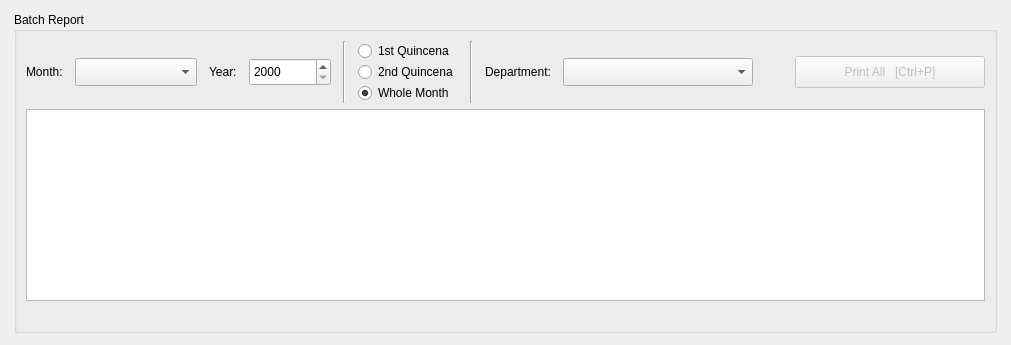
         <widget class="QWidget" name="pageBatch">
          <layout class="QVBoxLayout" name="pageBatchLayout">
           <property name="leftMargin">
            <number>14</number>
           </property>
           <property name="topMargin">
            <number>12</number>
           </property>
           <property name="rightMargin">
            <number>14</number>
           </property>
           <property name="bottomMargin">
            <number>12</number>
           </property>
           <item>
            <widget class="QGroupBox" name="grpBatch">
             <property name="title">
              <string>Batch Report</string>
             </property>
             <layout class="QVBoxLayout" name="batchLayout">
              <item>
               <layout class="QHBoxLayout" name="batchControls">
                <property name="spacing">
                 <number>12</number>
                </property>
                <item>
                 <widget class="QLabel" name="lblBatchMonth">
                  <property name="text">
                   <string>Month:</string>
                  </property>
                 </widget>
                </item>
                <item>
                 <widget class="QComboBox" name="cboBatchMonth">
                  <property name="minimumSize">
                   <size>
                    <width>122</width>
                    <height>28</height>
                   </size>
                  </property>
                 </widget>
                </item>
                <item>
                 <widget class="QLabel" name="lblBatchYear">
                  <property name="text">
                   <string>Year:</string>
                  </property>
                 </widget>
                </item>
                <item>
                 <widget class="QSpinBox" name="spinBatchYear">
                  <property name="minimumSize">
                   <size>
                    <width>82</width>
                    <height>28</height>
                   </size>
                  </property>
                  <property name="minimum">
                   <number>2000</number>
                  </property>
                  <property name="maximum">
                   <number>2100</number>
                  </property>
                 </widget>
                </item>
                <item>
                 <widget class="Line" name="batchSep1">
                  <property name="orientation">
                   <enum>Qt::Orientation::Vertical</enum>
                  </property>
                 </widget>
                </item>
                <item>
                 <layout class="QVBoxLayout" name="batchModeCol">
                  <property name="spacing">
                   <number>1</number>
                  </property>
                  <item>
                   <widget class="QRadioButton" name="rdoBatchQ1">
                    <property name="text">
                     <string>1st Quincena</string>
                    </property>
                   </widget>
                  </item>
                  <item>
                   <widget class="QRadioButton" name="rdoBatchQ2">
                    <property name="text">
                     <string>2nd Quincena</string>
                    </property>
                   </widget>
                  </item>
                  <item>
                   <widget class="QRadioButton" name="rdoBatchMonth">
                    <property name="text">
                     <string>Whole Month</string>
                    </property>
                    <property name="checked">
                     <bool>true</bool>
                    </property>
                   </widget>
                  </item>
                 </layout>
                </item>
                <item>
                 <widget class="Line" name="batchSep2">
                  <property name="orientation">
                   <enum>Qt::Orientation::Vertical</enum>
                  </property>
                 </widget>
                </item>
                <item>
                 <widget class="QLabel" name="lblBatchDept">
                  <property name="text">
                   <string>Department:</string>
                  </property>
                 </widget>
                </item>
                <item>
                 <widget class="QComboBox" name="cboBatchDept">
                  <property name="minimumSize">
                   <size>
                    <width>190</width>
                    <height>28</height>
                   </size>
                  </property>
                 </widget>
                </item>
                <item>
                 <spacer name="batchSpacer">
                  <property name="orientation">
                   <enum>Qt::Orientation::Horizontal</enum>
                  </property>
                  <property name="sizeHint" stdset="0">
                   <size>
                    <width>30</width>
                    <height>20</height>
                   </size>
                  </property>
                 </spacer>
                </item>
                <item>
                 <widget class="QPushButton" name="btnBatchPrint">
                  <property name="enabled">
                   <bool>false</bool>
                  </property>
                  <property name="minimumSize">
                   <size>
                    <width>190</width>
                    <height>32</height>
                   </size>
                  </property>
                  <property name="text">
                   <string>Print All   [Ctrl+P]</string>
                  </property>
                 </widget>
                </item>
               </layout>
              </item>
              <item>
               <widget class="QTableWidget" name="tblBatch">
                <property name="editTriggers">
                 <set>QAbstractItemView::EditTrigger::NoEditTriggers</set>
                </property>
                <property name="alternatingRowColors">
                 <bool>true</bool>
                </property>
                <property name="selectionBehavior">
                 <enum>QAbstractItemView::SelectionBehavior::SelectRows</enum>
                </property>
               </widget>
              </item>
              <item>
               <widget class="QLabel" name="lblBatchStatus">
                <property name="text">
                 <string/>
                </property>
               </widget>
              </item>
             </layout>
            </widget>
           </item>
          </layout>
         </widget>
